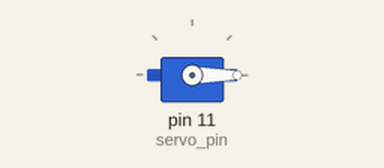
Simulated run of this sketch. Board: Arduino Uno, built with avr-gcc and run on an emulated ATmega328P. Parts: servo.

Above: at 0.1 s.
At 0.6 s:
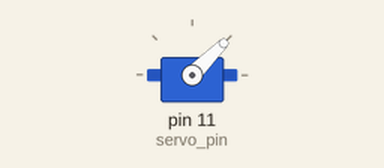
At 1.1 s:
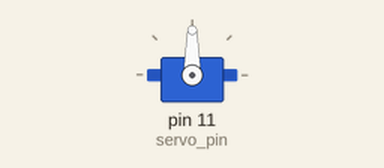
At 2.1 s:
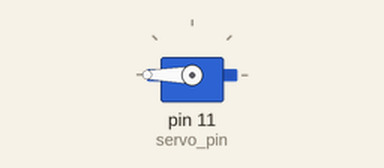
Timing chart, 0 to 3.6 s (numbered marks = the images above):
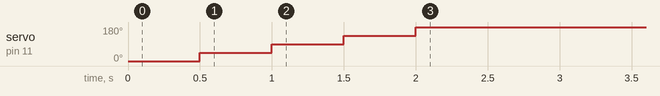

The sketch:

servo.ino
```cpp
#include <Servo.h> // Inkludera servo biblioteket

/*
  Programm för att styra en servo
*/

Servo min_servo; // "skapa" servon

int servo_pin = 11;

void setup() {
  min_servo.attach(servo_pin);

  min_servo.write(0); // sätt servon till 0 grader
  delay(500); // vänta på att den hinner ta sig dit

  min_servo.write(45); // sätt servon till 45 grader
  delay(500); // vänta på att den hinner ta sig dit

  min_servo.write(90); // sätt servon till 90 grader
  delay(500); // vänta på att den hinner ta sig dit

  min_servo.write(135); // sätt servon till 135 grader
  delay(500); // vänta på att den hinner ta sig dit

  min_servo.write(180); // sätt servon till 180 grader
  delay(500); // vänta på att den hinner ta sig dit

}
```
